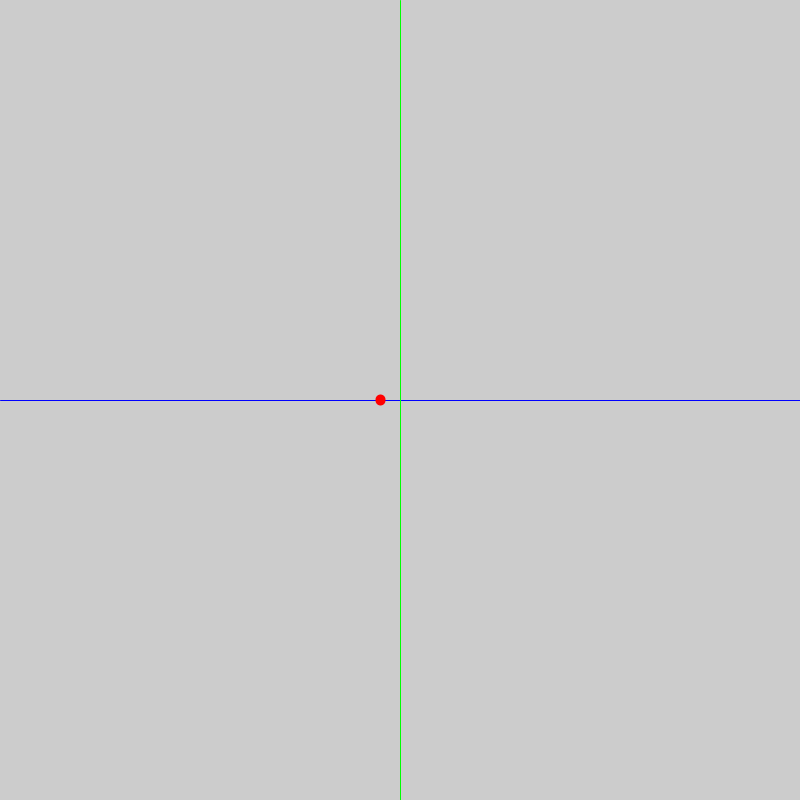
Frame 1 (no input)
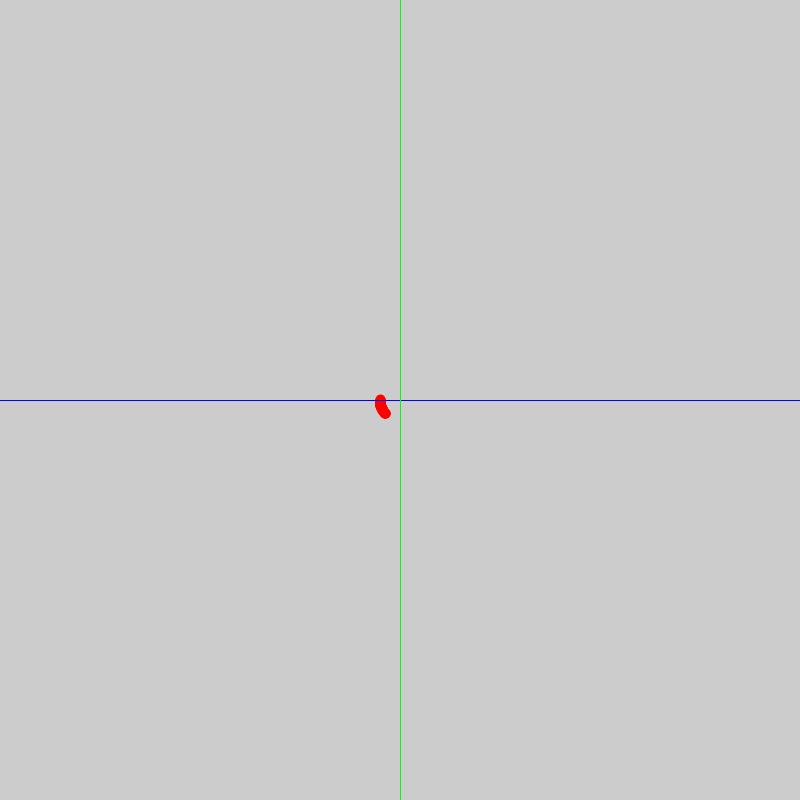
Frame 60 (the mouse pressed at the canvas centre just before this capture)
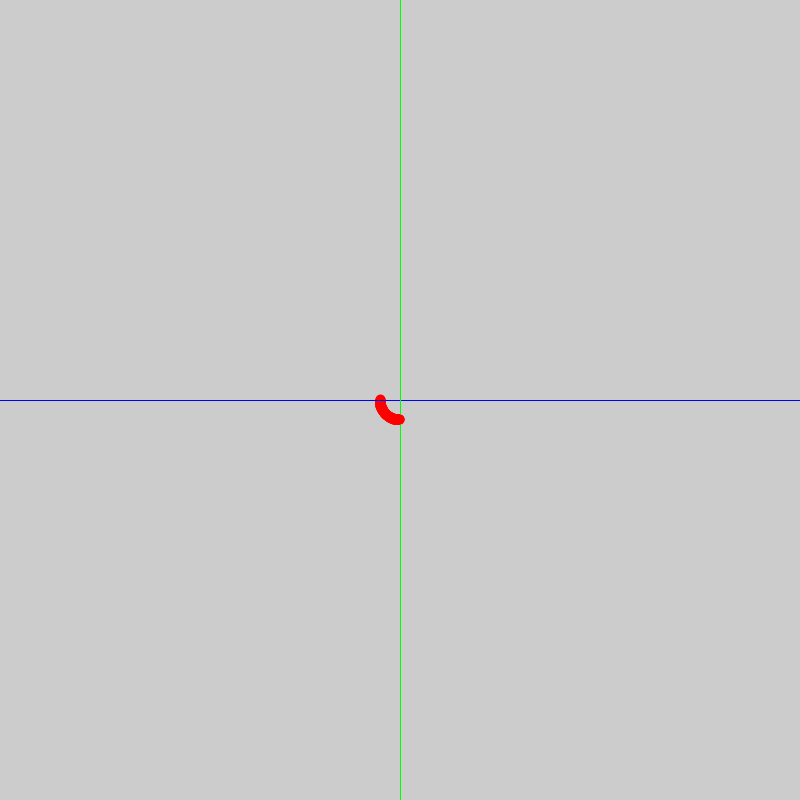
Frame 120 (the mouse held since frame 60 and released just before this capture)

The Processing sketch that drew these frames (run headless with seeded random() and noise(); from frame 60 on, the mouse is pressed at the canvas centre):

// Processing sketch: q4
// ── q4.pde
float alpha = 0;
float w = PI/240; //rotação de 180° em 4s
//coordenadas iniciais
float px = -20;
float py = 0;
//coordenadas do centro que são modificadas qnd passa no 0x
float centrox = 0;
float centroy = 0;
int i = 1;

void pontos() {
  strokeWeight(10);
  stroke(255,0,0);
}

void eixox() {
  stroke(0,0,255);
}

void eixoy() {
  stroke(0,255,0);
}

void initialSetup() {
  translate(400,400);
  strokeWeight(1);
  stroke(0);
  eixox();
  line(-400,0,400,0);
  eixoy();
  line(0,400,0,-400);
  scale(1,-1);
}

void setup() {
  size(800,800);
  frameRate(60);
}

void draw(){
  initialSetup();
  
  if(alpha >= PI){ //alpha >= 180°, o centro vira o  ponto inicial x e o ponto inicial x é alterado é alterado
    alpha = 0;
    centrox = px;
    px += -20*pow(-2,i);
    i++;
  }
  
  translate(centrox, centroy); //translada o centro para o lado, para aumentar o raio do semicirculo
  rotate(alpha); //rotaciona o ponto
  translate(-centrox, -centroy);
  pontos();
  point(px, py);
  alpha += w; //incrementa o w para que aconteça a rotação
}
